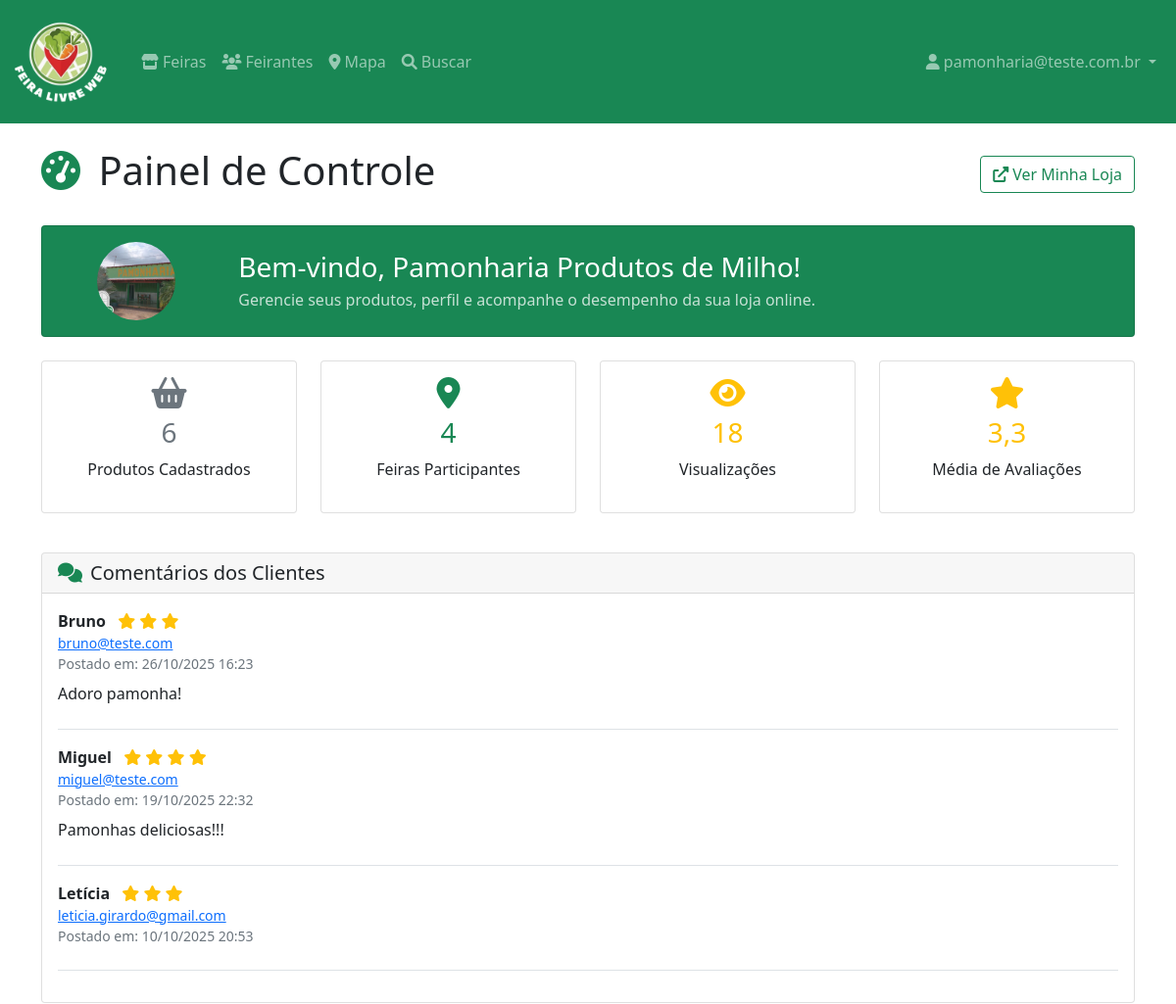
Before: /feirantes/painel/ (signed in, upper part) with the older database file.
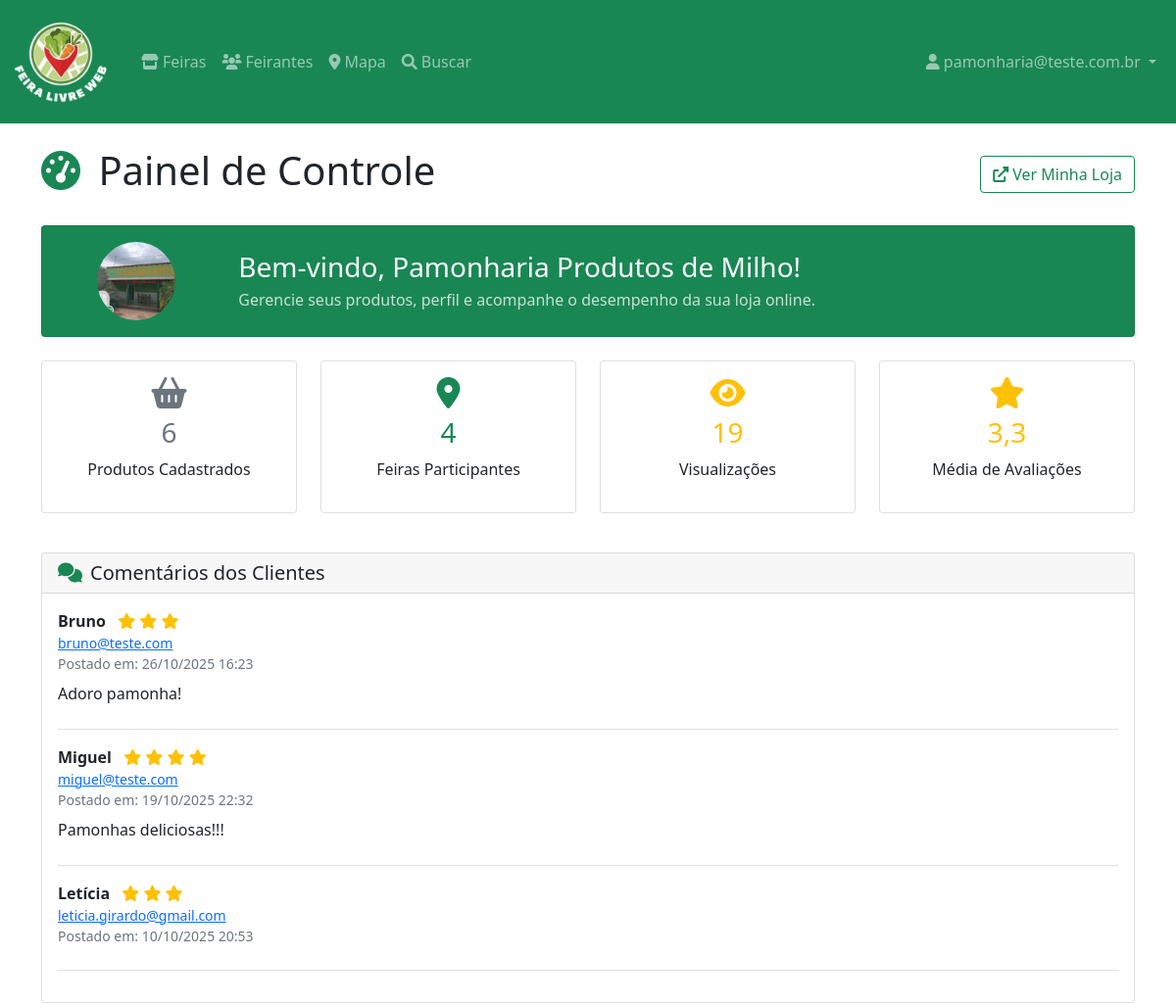
After: the same page with the newer database file.
### feirantes/models.py (models this page shows, shortened)
class Feirante(models.Model):
    usuario = models.OneToOneField(
        User, on_delete=models.CASCADE, related_name='feirante')
    nome_comercial = models.CharField(max_length=200)
    cpf = models.CharField(max_length=14, unique=True)
    telefone = models.CharField(max_length=20)
    whatsapp = models.CharField(max_length=20, blank=True)
    email = models.EmailField(unique=True)
    endereco = models.TextField(blank=True)
    cidade = models.CharField(max_length=100, blank=True)
    estado = models.CharField(max_length=2, blank=True)
    cep = models.CharField(max_length=9, blank=True)
    descricao = models.TextField(blank=True)
    foto = models.ImageField(upload_to='feirantes/', blank=True, null=True)
    especialidades = models.ManyToManyField(
        Especialidade, blank=True,
        help_text="Principais produtos/especialidades")
    feiras = models.ManyToManyField(
        Feira,
        blank=True,
        help_text="Feiras onde o feirante participa",
        related_name="feirantes"
    )
    subdominio = models.SlugField(
        max_length=100, unique=True,
        help_text="URL da loja: site.com/loja/[subdominio]")
    instagram = models.CharField(max_length=100, blank=True)
    facebook = models.CharField(max_length=100, blank=True)
    ativo = models.BooleanField(default=True)
    verificado = models.BooleanField(default=False)
    criado_em = models.DateTimeField(auto_now_add=True)
    atualizado_em = models.DateTimeField(auto_now=True)
    views = models.PositiveIntegerField(default=0)
    class Meta:
        verbose_name = 'Feirante'
        verbose_name_plural = 'Feirantes'
        ordering = ['nome_comercial']

### feirantes/views.py (the view)
# urls.py: path('painel/', login_required(views.painel_feirante,
@login_required
def painel_feirante(request):
    try:
        feirante = request.user.feirante
    except Feirante.DoesNotExist:
        messages.error(request, 'Complete seu cadastro como feirante.')
        return redirect('feirantes:cadastro')
    produtos = Produto.objects.filter(feirante=feirante)
    avaliacoes_qs = Avaliacao.objects.filter(
        feirante=feirante
    ).order_by('-criado_em')
    media = avaliacoes_qs.aggregate(media=Avg('nota'))['media']
    media_avaliacao = round(media, 1) if media else None
    paginator = Paginator(avaliacoes_qs, 3)
    page_number = request.GET.get('page', 1)
    try:
        avaliacoes = paginator.page(page_number)
    except PageNotAnInteger:
        avaliacoes = paginator.page(1)
    except EmptyPage:
        avaliacoes = paginator.page(paginator.num_pages)
    perfil_completo = all([
        feirante.descricao,
        feirante.foto,
        produtos.exists(),
        feirante.feiras.exists(),
    ])
    return render(request, 'feirantes/painel/dashboard.html', {
        'feirante': feirante,
        'produtos': produtos,
        'avaliacoes': avaliacoes,          # objeto paginado
        'media_avaliacao': media_avaliacao,
        'perfil_completo': perfil_completo,
    })

### feirantes/templates/feirantes/painel/dashboard.html (shortened to what the changed rows need)
{% extends 'feirantes/base.html' %}
{% load static %}
{% block content %}
<div class="container">
    <div class="row">
        <div class="col-12">
            <div class="d-flex justify-content-between align-items-center mb-4">
                <h1>
                    <i class="fas fa-tachometer-alt text-success me-2"></i>
                    Painel de Controle
                </h1>
            </div>
        </div>
    </div>
    <div class="row mb-4">
        <div class="col-12">
            <div class="card bg-success text-white">
                <div class="card-body">
                    <div class="row align-items-center">
                        <div class="col-md-2 text-center">
                            {% if feirante.foto %}
                            <img src="{{ feirante.foto.url }}" class="img-fluid rounded-circle"
                                alt="{{ feirante.nome_comercial }}"
                                style="width: 80px; height: 80px; object-fit: cover;">
                            {% else %}
                            <div class="bg-light text-success rounded-circle d-inline-flex align-items-center justify-content-center"
                                style="width: 80px; height: 80px;">
                                <i class="fas fa-user" style="font-size: 2rem;"></i>
                            </div>
                            {% endif %}
                        </div>
                        <div class="col-md-10">
                            <h3 class="mb-1">Bem-vindo, {{ feirante.nome_comercial }}!</h3>
                            <p class="mb-0 opacity-75">Gerencie seus produtos, perfil e acompanhe o desempenho da sua
                                loja online.</p>
                        </div>
                    </div>
                </div>
            </div>
        </div>
    </div>
    <div class="row mb-4">
        <div class="col-md-3 mb-3">
            <div class="card text-center h-100">
                <div class="card-body">
                    <i class="fas fa-map-marker-alt text-success fa-2x mb-2"></i>
                    <h3 class="text-success">{{ feirante.feiras.count }}</h3>
                    <p class="card-text">Feiras Participantes</p>
                </div>
            </div>
        </div>
        <div class="col-md-3 mb-3">
            <div class="card text-center h-100">
                <div class="card-body">
                    <i class="fas fa-eye text-warning fa-2x mb-2"></i>
                    <h3 class="text-warning">{{ feirante.views }}</h3>
                    <p class="card-text">Visualizações</p>
                </div>
            </div>
        </div>
    </div>
</div>
{% endblock %}

Changed rows visible on the page:
changed Feirante "Pamonharia Produtos de Milho": views "18" → "19"
